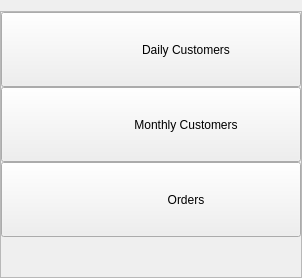
         <widget class="QWidget" name="dailyAndarchive_buttons_tab">
          <layout class="QVBoxLayout" name="verticalLayout_17">
           <property name="spacing">
            <number>0</number>
           </property>
           <property name="leftMargin">
            <number>0</number>
           </property>
           <property name="topMargin">
            <number>11</number>
           </property>
           <property name="rightMargin">
            <number>0</number>
           </property>
           <property name="bottomMargin">
            <number>0</number>
           </property>
           <item>
            <widget class="QFrame" name="frame_4">
             <property name="frameShape">
              <enum>QFrame::StyledPanel</enum>
             </property>
             <property name="frameShadow">
              <enum>QFrame::Raised</enum>
             </property>
             <layout class="QVBoxLayout" name="verticalLayout_6">
              <property name="spacing">
               <number>0</number>
              </property>
              <property name="leftMargin">
               <number>0</number>
              </property>
              <property name="topMargin">
               <number>0</number>
              </property>
              <property name="rightMargin">
               <number>0</number>
              </property>
              <property name="bottomMargin">
               <number>0</number>
              </property>
              <item>
               <widget class="QPushButton" name="daily_customers_btn">
                <property name="enabled">
                 <bool>true</bool>
                </property>
                <property name="minimumSize">
                 <size>
                  <width>300</width>
                  <height>75</height>
                 </size>
                </property>
                <property name="toolTip">
                 <string>Daily customers</string>
                </property>
                <property name="styleSheet">
                 <string notr="true">QPushButton{
	
	padding-left:70px;
	background-color:  none;
	background-image: url(:/icons/icons/customer1.png);
	background-repeat:none;
}


QPushButton:hover{
	background-image: url(:/icons/icons/customer2.png);
	background-repeat:none;
	color:  rgb(244, 154, 32);
}
QPushButton:pressed{
	background-image: url(:/icons/icons/customer2.png);
	background-repeat:none;
	color:  rgb(244, 154, 32);
}

QPushButton:focus{
	background-image: url(:/icons/icons/customer2.png);
	background-repeat:none;
	color:  rgb(244, 154, 32);
}


QPushButton:disabled{
	border-style: solid;
	border-top-color: qlineargradient(spread:pad, x1:0.5, y1:1, x2:0.5, y2:0, stop:0 rgb(215, 215, 215), stop:1 rgb(222, 222, 222));
	border-right-color: qlineargradient(spread:pad, x1:0, y1:0.5, x2:1, y2:0.5, stop:0 rgb(217, 217, 217), stop:1 rgb(227, 227, 227));
	border-left-color: qlineargradient(spread:pad, x1:0, y1:0.5, x2:1, y2:0.5, stop:0 rgb(227, 227, 227), stop:1 rgb(217, 217, 217));
	border-bottom-color: qlineargradient(spread:pad, x1:0.5, y1:1, x2:0.5, y2:0, stop:0 rgb(215, 215, 215), stop:1 rgb(222, 222, 222));
	border-width: 0px 5px 0px 0px;
	border-radius: 2px;
	color: #808086;
	padding-right: 2px;
	background-color: rgb(142,142,142);
}</string>
                </property>
                <property name="text">
                 <string>Daily Customers</string>
                </property>
               </widget>
              </item>
              <item>
               <widget class="QPushButton" name="monthly_subscrib_btn">
                <property name="minimumSize">
                 <size>
                  <width>300</width>
                  <height>75</height>
                 </size>
                </property>
                <property name="toolTip">
                 <string>Monthly customers</string>
                </property>
                <property name="styleSheet">
                 <string notr="true">QPushButton{

	padding-left:70px;
	background-color:  none;
	background-image: url(:/icons/icons/monthly1.png);
	background-repeat:none;

}


QPushButton:hover{
	background-image: url(:/icons/icons/monthly2.png);
	background-repeat:none;
	color:  rgb(244, 154, 32);
}
QPushButton:pressed{
	background-image: url(:/icons/icons/monthly2.png);
	background-repeat:none;
	color:  rgb(244, 154, 32);
}

QPushButton:focus{
	background-image: url(:/icons/icons/monthly2.png);
	background-repeat:none;
	color:  rgb(244, 154, 32);
}


QPushButton:disabled{
	border-style: solid;
	border-top-color: qlineargradient(spread:pad, x1:0.5, y1:1, x2:0.5, y2:0, stop:0 rgb(215, 215, 215), stop:1 rgb(222, 222, 222));
	border-right-color: qlineargradient(spread:pad, x1:0, y1:0.5, x2:1, y2:0.5, stop:0 rgb(217, 217, 217), stop:1 rgb(227, 227, 227));
	border-left-color: qlineargradient(spread:pad, x1:0, y1:0.5, x2:1, y2:0.5, stop:0 rgb(227, 227, 227), stop:1 rgb(217, 217, 217));
	border-bottom-color: qlineargradient(spread:pad, x1:0.5, y1:1, x2:0.5, y2:0, stop:0 rgb(215, 215, 215), stop:1 rgb(222, 222, 222));
	border-width: 0px 5px 0px 0px;
	border-radius: 2px;
	color: #808086;
	padding-right: 2px;
	background-color: rgb(142,142,142);
}</string>
                </property>
                <property name="text">
                 <string>Monthly Customers</string>
                </property>
               </widget>
              </item>
              <item>
               <widget class="QPushButton" name="orders_btn">
                <property name="minimumSize">
                 <size>
                  <width>300</width>
                  <height>75</height>
                 </size>
                </property>
                <property name="toolTip">
                 <string>Orders</string>
                </property>
                <property name="styleSheet">
                 <string notr="true">QPushButton{

	padding-left:70px;
	background-color:  none;
	background-image: url(:/icons/icons/order1.png);
	background-repeat:none;

}


QPushButton:hover{
	background-image: url(:/icons/icons/order2.png);
	background-repeat:none;
	color:  rgb(244, 154, 32);
}
QPushButton:pressed{
	background-image: url(:/icons/icons/order2.png);
	background-repeat:none;
	color:  rgb(244, 154, 32);
}

QPushButton:focus{
	background-image: url(:/icons/icons/order2.png);
	background-repeat:none;
	color:  rgb(244, 154, 32);
}


QPushButton:disabled{
	border-style: solid;
	border-top-color: qlineargradient(spread:pad, x1:0.5, y1:1, x2:0.5, y2:0, stop:0 rgb(215, 215, 215), stop:1 rgb(222, 222, 222));
	border-right-color: qlineargradient(spread:pad, x1:0, y1:0.5, x2:1, y2:0.5, stop:0 rgb(217, 217, 217), stop:1 rgb(227, 227, 227));
	border-left-color: qlineargradient(spread:pad, x1:0, y1:0.5, x2:1, y2:0.5, stop:0 rgb(227, 227, 227), stop:1 rgb(217, 217, 217));
	border-bottom-color: qlineargradient(spread:pad, x1:0.5, y1:1, x2:0.5, y2:0, stop:0 rgb(215, 215, 215), stop:1 rgb(222, 222, 222));
	border-width: 0px 5px 0px 0px;
	border-radius: 2px;
	color: #808086;
	padding-right: 2px;
	background-color: rgb(142,142,142);
}</string>
                </property>
                <property name="text">
                 <string>Orders</string>
                </property>
               </widget>
              </item>
              <item>
               <spacer name="verticalSpacer_21">
                <property name="orientation">
                 <enum>Qt::Vertical</enum>
                </property>
                <property name="sizeHint" stdset="0">
                 <size>
                  <width>20</width>
                  <height>40</height>
                 </size>
                </property>
               </spacer>
              </item>
             </layout>
            </widget>
           </item>
          </layout>
         </widget>
